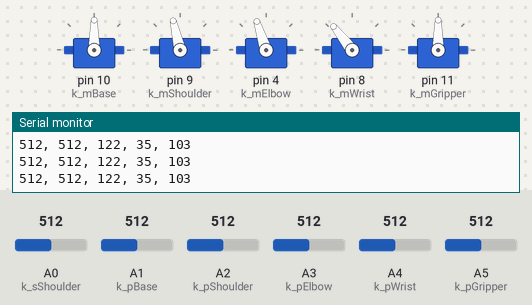
The sketch below on a simulated Arduino Uno, built with avr-gcc and run on an emulated ATmega328P. Parts: 5 × servo, the last lines printed to the serial monitor. The test bench sets the inputs (shaded band); at power-on: A2 (k_pShoulder) = 512, A3 (k_pElbow) = 512, A0 (k_sShoulder) = 512, A4 (k_pWrist) = 512, A1 (k_pBase) = 512, A5 (k_pGripper) = 512.

Above: at 1.2 s.
1.3 s: A2 (k_pShoulder) set to 217
4.3 s: A2 (k_pShoulder) set to 193
At 5.3 s:
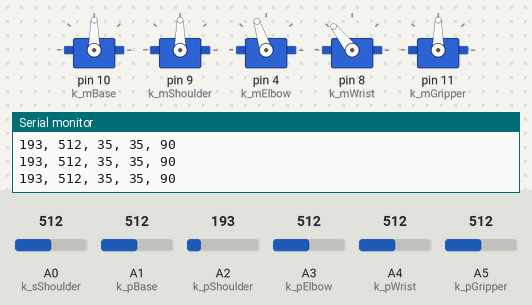
5.8 s: A3 (k_pElbow) set to 716
At 7.0 s:
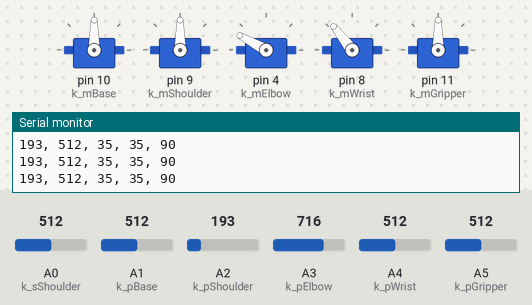
7.3 s: A0 (k_sShoulder) set to 481
At 8.5 s:
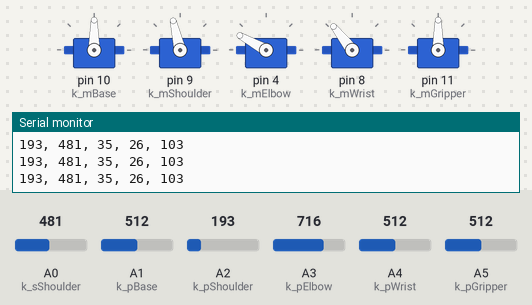
8.8 s: A4 (k_pWrist) set to 716
At 9.2 s:
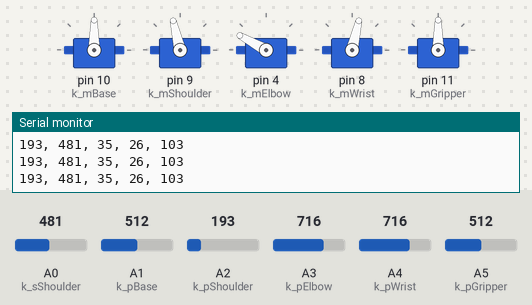
10.3 s: A1 (k_pBase) set to 306
At 10.6 s:
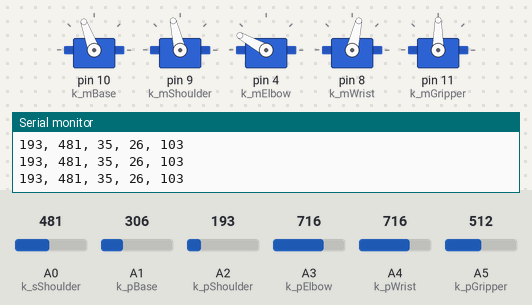
Timing chart, 0 to 13.3 s (numbered marks = the images above; inputs shaded):
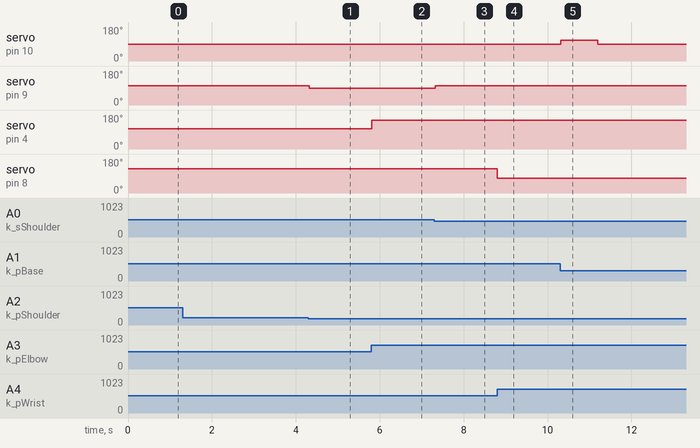

Measured:
- the behaviour switches between 205 and 204 on A2 (k_pShoulder) (found by bisection; images 0 and 1)
- the behaviour switches between 500 and 499 on A0 (k_sShoulder) (found by bisection; images 2 and 3)
- after the input at 4.3 s, servo on pin 9 (k_mShoulder): 103° → 90° at once
- after the input at 5.8 s, servo on pin 4 (k_mElbow): 108° → 151° at once
- after the input at 7.3 s, servo on pin 9 (k_mShoulder): 90° → 103° at once
- after the input at 8.8 s, servo on pin 8 (k_mWrist): 128° → 77° at once
- after the input at 10.3 s, servo on pin 10 (k_mBase): 90° → 110° at once, → 90° 0.89 s later

The sketch:

Rooney.ino
```cpp
#include <Servo.h>

//puppet, A1 to A5
#define k_pBase A1
#define k_pShoulder A2
#define k_pElbow A3
#define k_pWrist A4
#define k_pGripper A5
int pShoulder = 0;

//sensors, A0
#define k_sShoulder A0
int sShoulder = 0;

//motors, 8 to 11
#define k_mBase 10
#define k_mShoulder 9
#define k_mElbow 4
#define k_mWrist 8
#define k_mGripper 11

//servo objects
Servo base;
Servo shoulder;
Servo elbow;
Servo wrist;
Servo gripper;

//constants
int pos_mBase = 0;
int dk_Base = 1;
int pBase = 0;
int pElbow = 0;
int pWrist = 0;
int pGripper = 0;
const int pTolerance = 4;
#define k_baseNeutral 90
const float k_baseCCW = 2.5; //>90 = clockwise, usually greater than CCW offset
const float k_baseCW = -1.2; //<90 = counterclockwise
const float k_baseSpeed = 8;
#define k_shoulderNeutral 90
const float k_shoulderCW = 2.2; //<90 = clockwise when facing hub
const float k_shoulderCCW = -1; //>90 = counterclockwise when facing hub, usually greater than CW offset
const float k_shoulderSpeed = 6;
#define k_gripperNeutral 90
const float k_gripperSpeed = 60;

/*
//PID
unsigned long lastTime;
double Input, Output, Setpoint;
double errSum, lastErr;
double kp = 0.1;
double ki = 0.0;
double kd = 0.0;
*/

void setup() {
  Serial.begin(9600);
  base.attach(k_mBase);
  shoulder.attach(k_mShoulder);
  elbow.attach(k_mElbow);
  wrist.attach(k_mWrist);
  gripper.attach(k_mGripper);
  pBase = map(analogRead(k_pBase), 0, 1023, 0, 200);
  pos_mBase = pBase;
  //pShoulder = int(map(analogRead(k_pShoulder), 60, 800, 0, 200));
  sShoulder = pShoulder;
}

void loop() {
  pBase = map(analogRead(k_pBase), 0, 1023, 0, 200);
  pShoulder = map(analogRead(k_pShoulder), 60, 800, 0, 200);
  pElbow = map(analogRead(k_pElbow), 0, 850, 0, 180);
  pWrist = map(analogRead(k_pWrist), 300, 1023, 180, 0);
  //pGripper = map(analogRead(k_pGripper), 0, 1023, 0, 200);
  pGripper = analogRead(k_pGripper);
  sShoulder = map(analogRead(k_sShoulder), 400, 1023, 0, 200);

  if(pBase > pos_mBase+pTolerance){
    base.write(k_baseNeutral + k_baseCW*k_baseSpeed);
    pos_mBase += dk_Base;
  }
  else if(pBase < pos_mBase-pTolerance){
    base.write(k_baseNeutral + k_baseCCW*k_baseSpeed);
    pos_mBase += -dk_Base;
  }
  else{
    base.write(k_baseNeutral);
  }

  //lower value = forward/clockwise, higher value = backward/counterclockwise
  if(sShoulder < pShoulder+pTolerance && sShoulder > pShoulder-pTolerance) shoulder.write(k_shoulderNeutral);
  else if(sShoulder < pShoulder+pTolerance) shoulder.write(k_shoulderNeutral + k_shoulderCW*k_shoulderSpeed);
  else if(sShoulder > pShoulder-pTolerance) shoulder.write(k_shoulderNeutral + k_shoulderCCW*k_shoulderSpeed);

  elbow.write(pElbow);
  wrist.write(pWrist);

  if(pGripper > 900) gripper.write(k_gripperNeutral + k_gripperSpeed);
  else if(pGripper < 200) gripper.write(k_gripperNeutral - k_gripperSpeed);
  else gripper.write(k_gripperNeutral);

  Serial.println(String(analogRead(k_pShoulder)) + ", " + String(analogRead(k_sShoulder)) + ", " + String(pShoulder) + ", " + String(sShoulder) + ", " + String(shoulder.read()));
  //Serial.println(String(pShoulder) + ", " + String(sShoulder) + ", " + String(pid(pShoulder, sShoulder)));
  //Serial.println(String(pBase) + ", " + String(pos_mBase) + ", " + String(base.read()));
  //Serial.println(String(analogRead(k_pElbow)) + ", " + String(pElbow));
  //Serial.println(String(analogRead(k_pWrist)));
  //Serial.println(String(analogRead(k_pGripper)));
}

/*
double pid(int pShoulder, int sShoulder){

  Input = sShoulder;
  Setpoint = pShoulder;

  unsigned long now = millis();
  double timeChange = (double)(now - lastTime);

  double error = Setpoint - Input;
  errSum += (error * timeChange);
  double dErr = (error - lastErr) / timeChange;

  Output = kp * error + ki * errSum + kd * dErr;

  lastErr = error;
  lastTime = now;

  return Output;
}
*/
```
